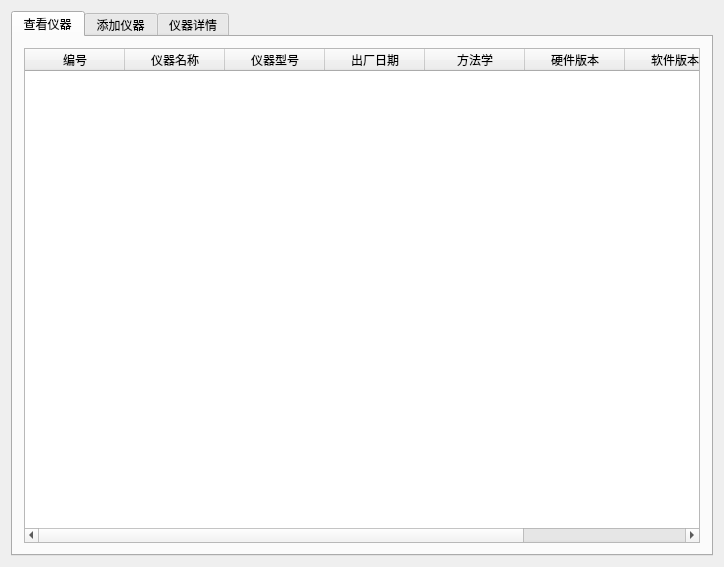
<?xml version="1.0" encoding="UTF-8"?>
<ui version="4.0">
 <class>InstrumentWidget</class>
 <widget class="QWidget" name="InstrumentWidget">
  <property name="geometry">
   <rect>
    <x>0</x>
    <y>0</y>
    <width>724</width>
    <height>538</height>
   </rect>
  </property>
  <property name="windowTitle">
   <string>InstrumentWidget</string>
  </property>
  <layout class="QHBoxLayout" name="horizontalLayout">
   <item>
    <widget class="QTabWidget" name="tabWidget">
     <property name="currentIndex">
      <number>0</number>
     </property>
     <widget class="QWidget" name="searchTab">
      <attribute name="title">
       <string>查看仪器</string>
      </attribute>
      <layout class="QVBoxLayout" name="verticalLayout_3">
       <item>
        <widget class="QTableWidget" name="tableWidget">
         <property name="columnCount">
          <number>8</number>
         </property>
         <column>
          <property name="text">
           <string>编号</string>
          </property>
         </column>
         <column>
          <property name="text">
           <string>仪器名称</string>
          </property>
         </column>
         <column>
          <property name="text">
           <string>仪器型号</string>
          </property>
         </column>
         <column>
          <property name="text">
           <string>出厂日期</string>
          </property>
         </column>
         <column>
          <property name="text">
           <string>方法学</string>
          </property>
         </column>
         <column>
          <property name="text">
           <string>硬件版本</string>
          </property>
         </column>
         <column>
          <property name="text">
           <string>软件版本</string>
          </property>
         </column>
         <column>
          <property name="text">
           <string>操作</string>
          </property>
         </column>
        </widget>
       </item>
      </layout>
     </widget>
     <widget class="QWidget" name="createTab">
      <attribute name="title">
       <string>添加仪器</string>
      </attribute>
      <layout class="QGridLayout" name="gridLayout">
       <item row="0" column="2">
        <widget class="QLineEdit" name="nameLineEdit"/>
       </item>
       <item row="0" column="3">
        <widget class="QLabel" name="label_2">
         <property name="text">
          <string>仪器型号：</string>
         </property>
        </widget>
       </item>
       <item row="0" column="0">
        <widget class="QLabel" name="label">
         <property name="text">
          <string>仪器名称：</string>
         </property>
        </widget>
       </item>
       <item row="7" column="3" colspan="2">
        <widget class="QGroupBox" name="groupBox_2">
         <property name="title">
          <string>软件版本</string>
         </property>
         <layout class="QVBoxLayout" name="verticalLayout_2">
          <item>
           <widget class="QListWidget" name="listWidget_2"/>
          </item>
          <item>
           <layout class="QHBoxLayout" name="horizontalLayout_2">
            <item>
             <spacer name="horizontalSpacer">
              <property name="orientation">
               <enum>Qt::Horizontal</enum>
              </property>
              <property name="sizeHint" stdset="0">
               <size>
                <width>40</width>
                <height>20</height>
               </size>
              </property>
             </spacer>
            </item>
            <item>
             <widget class="QPushButton" name="pushButton">
              <property name="sizePolicy">
               <sizepolicy hsizetype="Minimum" vsizetype="Fixed">
                <horstretch>0</horstretch>
                <verstretch>0</verstretch>
               </sizepolicy>
              </property>
              <property name="text">
               <string>添加</string>
              </property>
             </widget>
            </item>
           </layout>
          </item>
         </layout>
        </widget>
       </item>
       <item row="5" column="2" colspan="3">
        <widget class="QTextEdit" name="textEdit_2"/>
       </item>
       <item row="3" column="2" colspan="3">
        <widget class="QTextEdit" name="textEdit"/>
       </item>
       <item row="6" column="2" colspan="3">
        <widget class="QTextEdit" name="textEdit_3"/>
       </item>
       <item row="4" column="0">
        <widget class="QLabel" name="label_5">
         <property name="text">
          <string>日志级别：</string>
         </property>
        </widget>
       </item>
       <item row="6" column="0">
        <widget class="QLabel" name="label_7">
         <property name="text">
          <string>备注：</string>
         </property>
        </widget>
       </item>
       <item row="4" column="2">
        <widget class="QSpinBox" name="spinBox"/>
       </item>
       <item row="5" column="0">
        <widget class="QLabel" name="label_6">
         <property name="text">
          <string>日志说明：</string>
         </property>
        </widget>
       </item>
       <item row="7" column="0" colspan="3">
        <widget class="QGroupBox" name="groupBox">
         <property name="title">
          <string>硬件版本</string>
         </property>
         <layout class="QVBoxLayout" name="verticalLayout">
          <item>
           <widget class="QListWidget" name="listWidget"/>
          </item>
          <item>
           <layout class="QHBoxLayout" name="horizontalLayout_3">
            <item>
             <spacer name="horizontalSpacer_2">
              <property name="orientation">
               <enum>Qt::Horizontal</enum>
              </property>
              <property name="sizeHint" stdset="0">
               <size>
                <width>40</width>
                <height>20</height>
               </size>
              </property>
             </spacer>
            </item>
            <item>
             <widget class="QPushButton" name="pushButton_2">
              <property name="text">
               <string>添加</string>
              </property>
             </widget>
            </item>
           </layout>
          </item>
         </layout>
        </widget>
       </item>
       <item row="2" column="2">
        <widget class="QDateEdit" name="dateEdit"/>
       </item>
       <item row="2" column="0">
        <widget class="QLabel" name="label_3">
         <property name="text">
          <string>出厂日期：</string>
         </property>
        </widget>
       </item>
       <item row="3" column="0">
        <widget class="QLabel" name="label_4">
         <property name="text">
          <string>方法学：</string>
         </property>
        </widget>
       </item>
       <item row="0" column="4">
        <widget class="QLineEdit" name="modelLineEdit"/>
       </item>
       <item row="8" column="0" colspan="5">
        <layout class="QHBoxLayout" name="horizontalLayout_4">
         <item>
          <spacer name="horizontalSpacer_3">
           <property name="orientation">
            <enum>Qt::Horizontal</enum>
           </property>
           <property name="sizeHint" stdset="0">
            <size>
             <width>40</width>
             <height>20</height>
            </size>
           </property>
          </spacer>
         </item>
         <item>
          <widget class="QPushButton" name="pushButton_3">
           <property name="text">
            <string>保存</string>
           </property>
          </widget>
         </item>
        </layout>
       </item>
      </layout>
     </widget>
     <widget class="QWidget" name="resultTab">
      <attribute name="title">
       <string>仪器详情</string>
      </attribute>
      <layout class="QGridLayout" name="gridLayout_2">
       <item row="0" column="0">
        <widget class="QLabel" name="label_10">
         <property name="text">
          <string>仪器名称：</string>
         </property>
        </widget>
       </item>
       <item row="0" column="1">
        <widget class="QLineEdit" name="nameLineEdit_2"/>
       </item>
       <item row="0" column="2">
        <widget class="QLabel" name="label_8">
         <property name="text">
          <string>仪器型号：</string>
         </property>
        </widget>
       </item>
       <item row="0" column="3">
        <widget class="QLineEdit" name="modelLineEdit_2"/>
       </item>
       <item row="1" column="0">
        <widget class="QLabel" name="label_9">
         <property name="text">
          <string>出厂日期：</string>
         </property>
        </widget>
       </item>
       <item row="1" column="1">
        <widget class="QDateEdit" name="dateEdit_2"/>
       </item>
       <item row="2" column="0">
        <widget class="QLabel" name="label_14">
         <property name="text">
          <string>方法学：</string>
         </property>
        </widget>
       </item>
       <item row="2" column="1" colspan="3">
        <widget class="QTextEdit" name="textEdit_4"/>
       </item>
       <item row="3" column="0">
        <widget class="QLabel" name="label_11">
         <property name="text">
          <string>日志级别：</string>
         </property>
        </widget>
       </item>
       <item row="3" column="1">
        <widget class="QSpinBox" name="spinBox_2"/>
       </item>
       <item row="4" column="0">
        <widget class="QLabel" name="label_12">
         <property name="text">
          <string>日志说明：</string>
         </property>
        </widget>
       </item>
       <item row="4" column="1" colspan="3">
        <widget class="QTextEdit" name="textEdit_5"/>
       </item>
       <item row="5" column="0">
        <widget class="QLabel" name="label_13">
         <property name="text">
          <string>备注：</string>
         </property>
        </widget>
       </item>
       <item row="5" column="1" colspan="3">
        <widget class="QTextEdit" name="textEdit_6"/>
       </item>
       <item row="6" column="0" colspan="2">
        <widget class="QGroupBox" name="groupBox_4">
         <property name="title">
          <string>硬件版本</string>
         </property>
         <layout class="QVBoxLayout" name="verticalLayout_5">
          <item>
           <layout class="QHBoxLayout" name="horizontalLayout_6">
            <item>
             <widget class="QLabel" name="label_15">
              <property name="text">
               <string/>
              </property>
             </widget>
            </item>
           </layout>
          </item>
         </layout>
        </widget>
       </item>
       <item row="6" column="2" colspan="2">
        <widget class="QGroupBox" name="groupBox_3">
         <property name="title">
          <string>软件版本</string>
         </property>
         <layout class="QVBoxLayout" name="verticalLayout_4">
          <item>
           <widget class="QLabel" name="label_16">
            <property name="text">
             <string/>
            </property>
           </widget>
          </item>
          <item>
           <layout class="QHBoxLayout" name="horizontalLayout_5">
            <item>
             <spacer name="horizontalSpacer_4">
              <property name="orientation">
               <enum>Qt::Horizontal</enum>
              </property>
              <property name="sizeHint" stdset="0">
               <size>
                <width>40</width>
                <height>20</height>
               </size>
              </property>
             </spacer>
            </item>
            <item>
             <widget class="QPushButton" name="pushButton_6">
              <property name="text">
               <string>管理</string>
              </property>
             </widget>
            </item>
            <item>
             <widget class="QPushButton" name="pushButton_5">
              <property name="text">
               <string>历史</string>
              </property>
             </widget>
            </item>
            <item>
             <widget class="QPushButton" name="pushButton_4">
              <property name="sizePolicy">
               <sizepolicy hsizetype="Minimum" vsizetype="Fixed">
                <horstretch>0</horstretch>
                <verstretch>0</verstretch>
               </sizepolicy>
              </property>
              <property name="text">
               <string>升级</string>
              </property>
             </widget>
            </item>
           </layout>
          </item>
         </layout>
        </widget>
       </item>
      </layout>
     </widget>
    </widget>
   </item>
  </layout>
 </widget>
 <layoutdefault spacing="6" margin="11"/>
 <resources/>
 <connections/>
</ui>
